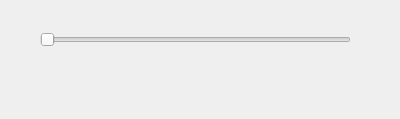
<?xml version="1.0" encoding="UTF-8"?>
<ui version="4.0">
 <class>Dialog</class>
 <widget class="QDialog" name="Dialog">
  <property name="geometry">
   <rect>
    <x>0</x>
    <y>0</y>
    <width>400</width>
    <height>119</height>
   </rect>
  </property>
  <property name="windowTitle">
   <string>Slider</string>
  </property>
  <widget class="QSlider" name="horizontalSlider">
   <property name="geometry">
    <rect>
     <x>40</x>
     <y>30</y>
     <width>311</width>
     <height>20</height>
    </rect>
   </property>
   <property name="orientation">
    <enum>Qt::Horizontal</enum>
   </property>
  </widget>
  <widget class="QLabel" name="labelHorizontal">
   <property name="geometry">
    <rect>
     <x>146</x>
     <y>80</y>
     <width>91</width>
     <height>20</height>
    </rect>
   </property>
   <property name="text">
    <string/>
   </property>
  </widget>
 </widget>
 <resources/>
 <connections/>
</ui>
